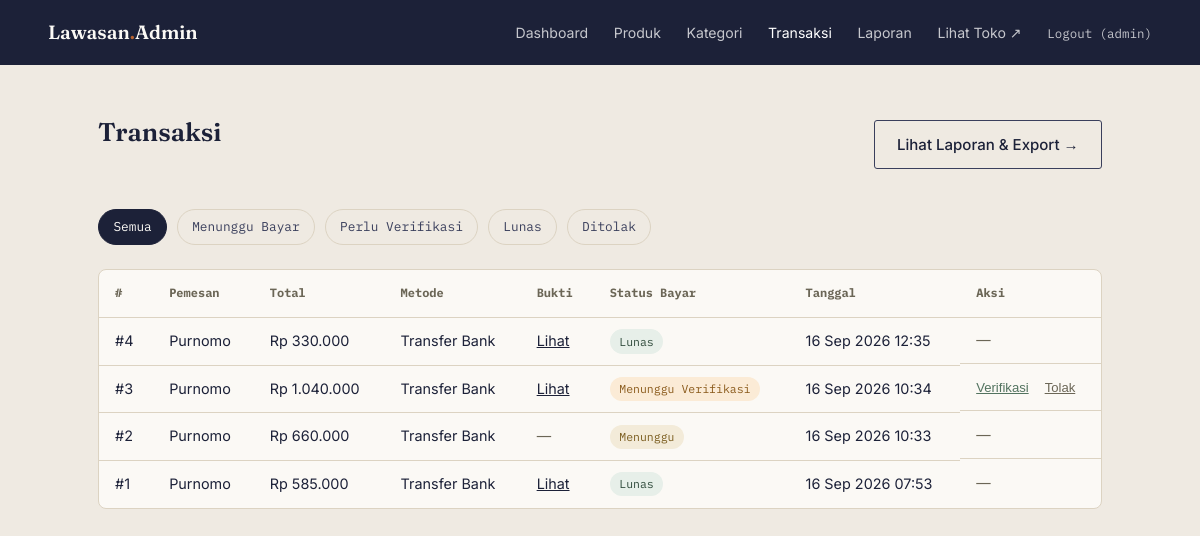
Page /admin/pesanan.php (signed in) on the committed database.
### tables this page shows
CREATE TABLE `pesanan` (
  `id` int(11) NOT NULL,
  `pelanggan_id` int(11) DEFAULT NULL,
  `nama_pemesan` varchar(120) NOT NULL,
  `email` varchar(150) NOT NULL,
  `telepon` varchar(30) NOT NULL,
  `alamat` text NOT NULL,
  `catatan` text DEFAULT NULL,
  `total` decimal(12,2) NOT NULL DEFAULT 0.00,
  `status` enum('baru','diproses','selesai') DEFAULT 'baru',
  `metode_pembayaran` enum('transfer_bank','cod') NOT NULL DEFAULT 'transfer_bank',
  `status_pembayaran` enum('menunggu','menunggu_verifikasi','lunas','ditolak') NOT NULL DEFAULT 'menunggu',
  `bukti_bayar` varchar(255) DEFAULT NULL,
  `dibuat_pada` timestamp NULL DEFAULT current_timestamp()
);

### includes/helpers.php (called while the page is built, shortened)
<?php
function rupiah(float $angka): string
{
    return 'Rp ' . number_format($angka, 0, ',', '.');
}

### admin/pesanan.php (the view, shortened to what this page needs)
<?php
require_once '../config/database.php';
require_once '../includes/helpers.php';
$filterStatus = $_GET['status'] ?? '';
$sql = "SELECT * FROM pesanan";
$params = [];
$sql .= " ORDER BY dibuat_pada DESC";
$stmt = $pdo->prepare($sql);
$stmt->execute($params);
$pesananList = $stmt->fetchAll();
require_once 'includes/admin_header.php';
?>
<main class="admin-main">
  <div class="admin-main__head">
    <h1>Transaksi</h1>
    <a href="laporan.php" class="btn btn--ghost">Lihat Laporan &amp; Export &rarr;</a>
  </div>
  <div class="filter-chips">
    <a href="pesanan.php" class="chip-link <?= $filterStatus === '' ? 'is-active' : '' ?>">Semua</a>
    <a href="pesanan.php?status=menunggu" class="chip-link <?= $filterStatus === 'menunggu' ? 'is-active' : '' ?>">Menunggu Bayar</a>
    <a href="pesanan.php?status=menunggu_verifikasi" class="chip-link <?= $filterStatus === 'menunggu_verifikasi' ? 'is-active' : '' ?>">Perlu Verifikasi</a>
    <a href="pesanan.php?status=lunas" class="chip-link <?= $filterStatus === 'lunas' ? 'is-active' : '' ?>">Lunas</a>
    <a href="pesanan.php?status=ditolak" class="chip-link <?= $filterStatus === 'ditolak' ? 'is-active' : '' ?>">Ditolak</a>
  </div>
  <div class="admin-table-wrap">
    <table class="admin-table">
      <thead>
        <tr>
          <th>#</th><th>Pemesan</th><th>Total</th><th>Metode</th><th>Bukti</th><th>Status Bayar</th><th>Tanggal</th><th>Aksi</th>
        </tr>
      </thead>
      <tbody>
        <?php foreach ($pesananList as $p): ?>
          <tr>
            <td>#<?= $p['id'] ?></td>
            <td><?= htmlspecialchars($p['nama_pemesan']) ?></td>
            <td><?= rupiah($p['total']) ?></td>
            <td><?= $p['metode_pembayaran'] === 'cod' ? 'COD' : 'Transfer Bank' ?></td>
            <td>
              <?php if ($p['bukti_bayar']): ?>
                <a href="../assets/uploads/bukti/<?= htmlspecialchars($p['bukti_bayar']) ?>" target="_blank">Lihat</a>
              <?php else: ?>
                <span class="empty-state" style="padding:0;">—</span>
              <?php endif; ?>
            </td>
            <td><span class="badge-status badge-status--<?= htmlspecialchars($p['status_pembayaran']) ?>"><?= str_replace('_', ' ', $p['status_pembayaran']) ?></span></td>
            <td><?= date('d M Y H:i', strtotime($p['dibuat_pada'])) ?></td>
            <td class="admin-table__actions">
              <?php if ($p['status_pembayaran'] === 'menunggu_verifikasi'): ?>
                <form method="post" action="pesanan_verifikasi.php" style="display:inline;">
                  <button type="submit" class="link-verify">Verifikasi</button>
                </form>
                <form method="post" action="pesanan_verifikasi.php" style="display:inline;" onsubmit="return confirm('Tolak bukti pembayaran ini?');">
                  <button type="submit" class="link-remove">Tolak</button>
                </form>
              <?php else: ?>
                <span class="empty-state" style="padding:0;">—</span>
              <?php endif; ?>
            </td>
          </tr>
        <?php endforeach; ?>
      </tbody>
    </table>
  </div>
</main>
<?php require_once 'includes/admin_footer.php'; ?>

### assets/css/style.css (style rules this page uses)
:root { --paper: #EFEAE2; --paper-line: #DCD3C2; --ink: #1C2138; --ink-soft: #3A3F5C; --rust: #B8622E; --sage: #52735F; --muted: #6B6656; --white: #FBF9F5; --font-display: "Fraunces", serif; --font-body: "Inter", sans-serif; --font-mono: "IBM Plex Mono", monospace; --maxw: 1120px; }
* { box-sizing:border-box; }
html { scroll-behavior:smooth; }
body { margin:0; background:var(--paper); color:var(--ink); font-family:var(--font-body); line-height:1.55; }
a { color:inherit; }
h1,h2,h3 { font-family:var(--font-display); font-weight:600; margin:0; }
.btn { display:inline-flex; align-items:center; padding:.75rem 1.4rem; font-size:.94rem; font-weight:500; text-decoration:none; border-radius:3px; border:none; cursor:pointer; transition:transform .15s ease, background .15s ease, color .15s ease; }
.btn--ghost { border:1px solid var(--ink-soft); background:transparent; color:var(--ink); }
.chip-link { font-family:var(--font-mono); font-size:.8rem; padding:.45rem .9rem; border-radius:999px; border:1px solid var(--paper-line); text-decoration:none; color:var(--ink-soft); }
.chip-link.is-active { background:var(--ink); color:var(--white); border-color:var(--ink); }
.empty-state { color:var(--muted); padding:2rem 0; }
.badge-status { padding:.2rem .6rem; border-radius:999px; font-family:var(--font-mono); font-size:.72rem; text-transform:capitalize; display:inline-block; }
.badge-status--menunggu { background:#F3EBD9; color:#7A5C1E; }
.badge-status--menunggu_verifikasi { background:#FBEBD6; color:#8A5A1B; }
.badge-status--lunas { background:#E7EFE9; color:#2F4A3B; }
.link-remove { background:none; border:none; color:var(--muted); text-decoration:underline; cursor:pointer; font-size:.82rem; padding:0; }

### admin/assets/admin.css (style rules this page uses)
.admin-body { background:var(--paper); min-height:100vh; }
.admin-main { max-width:1100px; margin:0 auto; padding:clamp(2rem,5vw,3rem) clamp(1.25rem,5vw,3rem); }
.admin-main__head { display:flex; justify-content:space-between; align-items:center; margin-bottom:2rem; }
.admin-main h1 { font-size:1.6rem; margin-bottom:1.5rem; }
.admin-table-wrap { overflow-x:auto; background:var(--white); border:1px solid var(--paper-line); border-radius:8px; }
.admin-table { width:100%; border-collapse:collapse; font-size:.9rem; }
.admin-table th { text-align:left; font-family:var(--font-mono); font-size:.75rem; color:var(--muted); padding:.9rem 1rem; border-bottom:1px solid var(--paper-line); }
.admin-table td { padding:.7rem 1rem; border-bottom:1px solid var(--paper-line); vertical-align:middle; }
.admin-table tr:last-child td { border-bottom:none; }
.admin-table__actions { display:flex; gap:1rem; align-items:center; white-space:nowrap; }
.admin-table__actions form { margin:0; }
.badge-status { padding:.2rem .6rem; border-radius:999px; font-family:var(--font-mono); font-size:.72rem; text-transform:capitalize; }
.badge-status--menunggu { background:#F3EBD9; color:#7A5C1E; }
.badge-status--menunggu_verifikasi { background:#FBEBD6; color:#8A5A1B; }
.badge-status--lunas { background:#E7EFE9; color:#2F4A3B; }
.link-verify { background:none; border:none; color:var(--sage); text-decoration:underline; cursor:pointer; font-size:.82rem; padding:0; }
.filter-chips { display:flex; flex-wrap:wrap; gap:.6rem; margin-bottom:1.5rem; }

### rows in the picture
pesanan: id "4", nama_pemesan "Purnomo", total "Rp 330.000", metode_pembayaran "Transfer Bank", status_pembayaran "Lunas", dibuat_pada "16 Sep 2026 12:35"
pesanan: id "3", nama_pemesan "Purnomo", total "Rp 1.040.000", metode_pembayaran "Transfer Bank", status_pembayaran "Menunggu Verifikasi", dibuat_pada "16 Sep 2026 10:34"
pesanan: id "2", nama_pemesan "Purnomo", total "Rp 660.000", metode_pembayaran "Transfer Bank", status_pembayaran "Menunggu", dibuat_pada "16 Sep 2026 10:33"
pesanan: id "1", nama_pemesan "Purnomo", total "Rp 585.000", metode_pembayaran "Transfer Bank", status_pembayaran "Lunas", dibuat_pada "16 Sep 2026 07:53"

### other values in the picture
$_SESSION['admin_username'] "admin"
